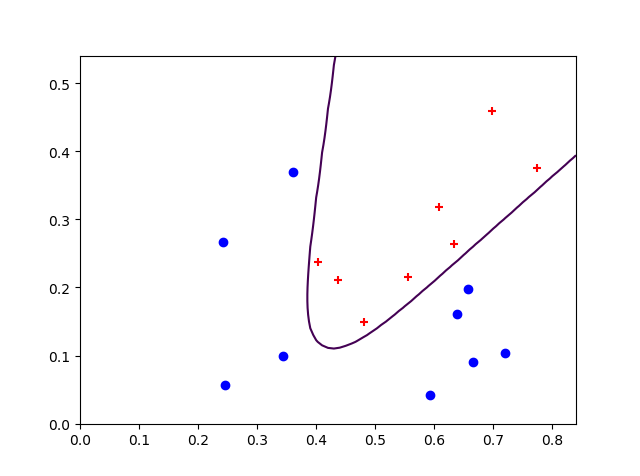

Generate this figure with Python:
# -*- coding:utf-8 -*-
#   神经网络拟合

# 导入包
import numpy as np
import matplotlib.pyplot as plt
import random

#   加载数据
file = open('watermelon.txt')
lines = file.readlines()
lines.pop(0)
data = []
label = []
for line in lines:
    curr = line.split()
    data.append([float(curr[1]), float(curr[2])])
    label.append(float(curr[3] == '是'))


# 定义 sigmoid 函数
def sigmoid(in_x):
    return 1.0 / (1.0 + np.exp(-in_x))


# 定义随机生成值函数
# 生成 m * n 的矩阵
def random_mn(m, n):
    res = []
    for i in range(m):
        res.append([])
        for j in range(n):
            res[i].append(random.random())
    return res


def random_n(n):
    res = []
    for i in range(n):
        res.append(random.random())
    return res


# 散列点绘制
for i in range(len(label)):
    if label[i] == 1.0:
        plt.scatter(data[i][0], data[i][1], c='r', marker='+')
    else:
        plt.scatter(data[i][0], data[i][1], c='b')

# 数据向量化
data = np.mat(data)
label = np.mat(label).T

# 定义输入层,输出层和隐层的个数
output_num = 1
hidden_num = 3
input_num = 2

# 输出层和隐层阈值
output_threshold = np.mat(random_n(output_num))
hidden_threshold = np.mat(random_n(hidden_num))

# 输出层的权值
output_weight = np.mat(random_mn(hidden_num, output_num))
# 隐层的权值
hidden_weight = np.mat(random_mn(input_num, hidden_num))

# 迭代次数
cycle = 50000

# 学习速率
alpha = 0.1

for time in range(cycle):
    for i in range(len(data)):
        hidden_in = data[i] * hidden_weight
        hidden_out = sigmoid(hidden_in - hidden_threshold)
        output_in = hidden_out * output_weight
        output_out = sigmoid(output_in - output_threshold)

        hidden_out_array = np.asarray(hidden_out)

        output_threshold_update = output_out * (1 - output_out) * (np.asarray(label[i]) - output_out)
        output_weight_update = output_threshold_update * hidden_out_array

        hidden_threshold_update = hidden_out_array * (1 - hidden_out_array) * np.asarray((output_weight * output_threshold_update).T)
        hidden_weight_update = data[i].T * hidden_threshold_update

        output_threshold -= alpha * output_threshold_update
        output_weight += alpha * output_weight_update.T

        hidden_threshold -= alpha * hidden_threshold_update
        hidden_weight += alpha * hidden_weight_update

# 显示结果
print(output_weight)
print(output_threshold)
print(hidden_weight)
print(hidden_threshold)

x1 = np.arange(0, 0.85, .01)
x2 = np.arange(0, 0.55, .01)
x1, x2 = np.meshgrid(x1, x2)


f = sigmoid(
    sigmoid(x1 * hidden_weight[0, 0] + x2 * hidden_weight[1, 0] - hidden_threshold[0,0]) * output_weight[0, 0] +
    sigmoid(x1 * hidden_weight[0, 1] + x2 * hidden_weight[1, 1] - hidden_threshold[0,1]) * output_weight[1, 0] +
    sigmoid(x1 * hidden_weight[0, 2] + x2 * hidden_weight[1, 2] - hidden_threshold[0,2]) * output_weight[2, 0] -
    output_threshold
)

plt.contour(x1, x2, f, 0)

# 显示界面
plt.show()
